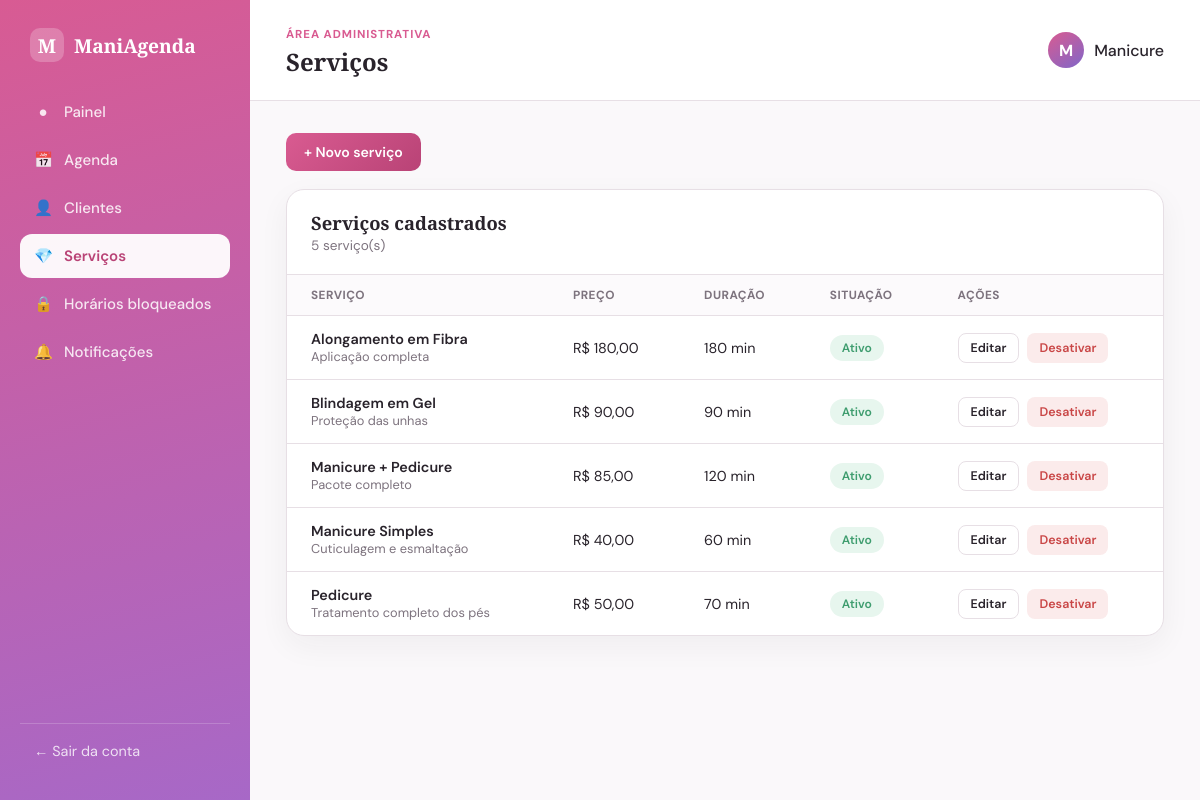
Screenshot of /admin/servicos.php (signed in) with the database file from the repository.
### tables this page shows
CREATE TABLE servicos (
    id BIGINT UNSIGNED AUTO_INCREMENT PRIMARY KEY,
    nome VARCHAR(100) NOT NULL,
    descricao TEXT,
    preco DECIMAL(10,2) NOT NULL,
    duracao INT NOT NULL COMMENT 'Duração em minutos',
    ativo BOOLEAN DEFAULT TRUE
);

### admin/includes/funcoes.php (called while the page is built, shortened)
<?php
function formatarMoeda(float $valor): string
{
    return 'R$ ' . number_format($valor, 2, ',', '.');
}

### admin/servicos.php (the view, shortened to what this page needs)
<?php
require_once '../config/database.php';
require_once 'includes/funcoes.php';
$stmt = $pdo->query("SELECT * FROM servicos ORDER BY ativo DESC, nome ASC");
$servicos = $stmt->fetchAll();
$tituloPagina = 'Serviços';
$paginaAtiva  = 'servicos';
require 'includes/cabecalho.php';
?>
<div class="filter-bar">
    <button class="btn btn-primary" onclick="abrirNovoServico()">+ Novo serviço</button>
</div>
<div class="panel">
    <div class="panel-header">
        <div>
            <h2>Serviços cadastrados</h2>
            <p><?= count($servicos) ?> serviço(s)</p>
        </div>
    </div>
    <div class="panel-body no-pad">
        <?php if (!$servicos): ?>
            <div class="empty-state">Nenhum serviço cadastrado ainda.</div>
        <?php else: ?>
            <table>
                <thead>
                    <tr>
                        <th>Serviço</th>
                        <th>Preço</th>
                        <th>Duração</th>
                        <th>Situação</th>
                        <th>Ações</th>
                    </tr>
                </thead>
                <tbody>
                    <?php foreach ($servicos as $s): ?>
                        <tr>
                            <td>
                                <div class="cell-title"><?= htmlspecialchars($s['nome']) ?></div>
                                <div class="cell-sub"><?= htmlspecialchars($s['descricao'] ?? '') ?></div>
                            </td>
                            <td><?= formatarMoeda((float) $s['preco']) ?></td>
                            <td><?= (int) $s['duracao'] ?> min</td>
                            <td>
                                <?php if ($s['ativo']): ?>
                                    <span class="badge badge-ativo">Ativo</span>
                                <?php else: ?>
                                    <span class="badge badge-inativo">Inativo</span>
                                <?php endif; ?>
                            </td>
                            <td>
                                <div class="cell-actions">
                                    <button
                                        class="btn btn-outline btn-sm"
                                        onclick='abrirEditarServico(<?= json_encode($s, JSON_HEX_APOS | JSON_HEX_QUOT | JSON_HEX_AMP | JSON_HEX_TAG) ?>)'
                                    >Editar</button>
                                    <button
                                        class="btn <?= $s['ativo'] ? 'btn-danger' : 'btn-outline' ?> btn-sm"
                                        onclick="alternarServico(<?= $s['id'] ?>, '<?= htmlspecialchars($s['nome'], ENT_QUOTES) ?>')"
                                    ><?= $s['ativo'] ? 'Desativar' : 'Reativar' ?></button>
                                </div>
                            </td>
                        </tr>
                    <?php endforeach; ?>
                </tbody>
            </table>
        <?php endif; ?>
    </div>
</div>
<?php require 'includes/rodape.php'; ?>

### admin/includes/cabecalho.php (shortened to what this page needs)
<?php
$paginaAtiva = $paginaAtiva ?? '';
$tituloPagina = $tituloPagina ?? 'Painel';
?>
<!DOCTYPE html>
<html lang="pt-BR">
<head>
    <link rel="stylesheet" href="../assets/css/admin.css">
</head>
<body>
    <div class="admin-shell">
        <aside class="sidebar">
            <div class="sidebar-brand">
                <div class="brand-icon">M</div>
                <span>ManiAgenda</span>
            </div>
            <nav class="sidebar-nav">
                <a href="painel.php" class="nav-item <?= $paginaAtiva === 'painel' ? 'active' : '' ?>">
                    <span class="nav-icon">&#9679;</span>
                    Painel
                </a>
                <a href="agenda.php" class="nav-item <?= $paginaAtiva === 'agenda' ? 'active' : '' ?>">
                    <span class="nav-icon">&#128197;</span>
                    Agenda
                </a>
                <a href="clientes.php" class="nav-item <?= $paginaAtiva === 'clientes' ? 'active' : '' ?>">
                    <span class="nav-icon">&#128100;</span>
                    Clientes
                </a>
                <a href="servicos.php" class="nav-item <?= $paginaAtiva === 'servicos' ? 'active' : '' ?>">
                    <span class="nav-icon">&#128142;</span>
                    Serviços
                </a>
                <a href="horarios.php" class="nav-item <?= $paginaAtiva === 'horarios' ? 'active' : '' ?>">
                    <span class="nav-icon">&#128274;</span>
                    Horários bloqueados
                </a>
                <a href="notificacoes.php" class="nav-item <?= $paginaAtiva === 'notificacoes' ? 'active' : '' ?>">
                    <span class="nav-icon">&#128276;</span>
                    Notificações
                </a>
            </nav>
            <a href="../auth/login.php?logout=1" class="sidebar-logout">
                &#8592; Sair da conta
            </a>
        </aside>
        <div class="admin-content">
            <header class="topbar">
                <div>
                    <span class="topbar-eyebrow">ÁREA ADMINISTRATIVA</span>
                    <h1><?= htmlspecialchars($tituloPagina) ?></h1>
                </div>
                <div class="topbar-user">
                    <div class="topbar-avatar"><?= strtoupper(substr($_SESSION['admin_nome'] ?? 'A', 0, 1)) ?></div>
                    <span><?= htmlspecialchars($_SESSION['admin_nome'] ?? '') ?></span>
                </div>
            </header>
            <main class="admin-main">

### admin/includes/rodape.php (shortened to what this page needs)
            </main>
        </div>
    </div>
</body>
</html>

### rows the page displays
servicos: nome "Alongamento em Fibra", descricao "Aplicação completa", preco "R$ 180,00", duracao "180", ativo "Ativo"
servicos: nome "Blindagem em Gel", descricao "Proteção das unhas", preco "R$ 90,00", duracao "90", ativo "Ativo"
servicos: nome "Manicure + Pedicure", descricao "Pacote completo", preco "R$ 85,00", duracao "120", ativo "Ativo"
servicos: nome "Manicure Simples", descricao "Cuticulagem e esmaltação", preco "R$ 40,00", duracao "60", ativo "Ativo"
servicos: nome "Pedicure", descricao "Tratamento completo dos pés", preco "R$ 50,00", duracao "70", ativo "Ativo"

### other values shown
$tituloPagina "Serviços"
substr($_SESSION['admin_nome'] ?? 'A', 0, 1) "M"
$_SESSION['admin_nome'] "Manicure"
count($servicos) "5"
